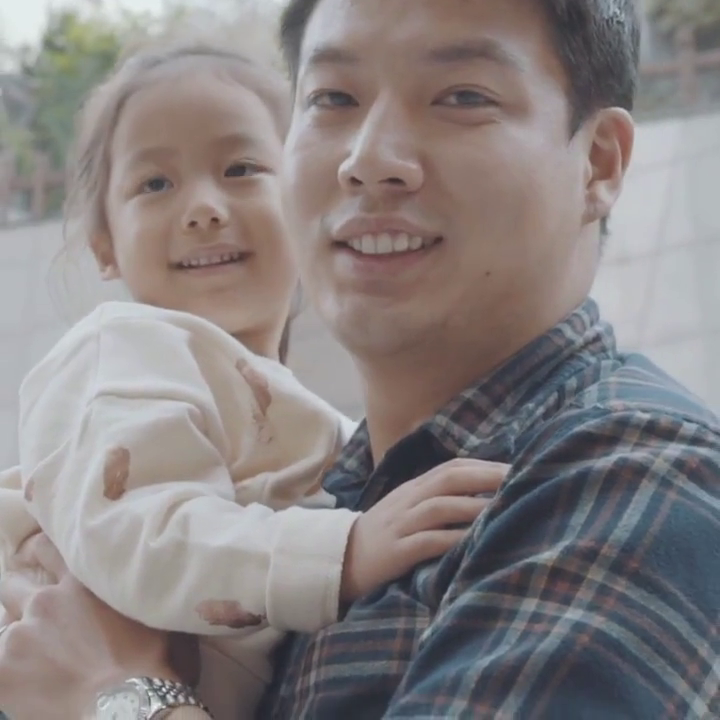
//> input picture frame 28 of FaceDetectionComparison/videos/baby.mp4, 720 x 720 px
$ ./face_detection_opencv_haar   (built with g++ and OpenCV 4)
//> lines starting //> are read from the running program, lines starting //| are printed output that depends on the picture; after the words box and inside, x2 and y2 are one past the last pixel; in counts of white or black regions, pixels touching at a corner belong together
//> further down, frame is the input picture: 720 rows x 720 cols, CV_8UC3; mean B, G, R 129.6, 129.5, 135.8
#include "opencv2/objdetect.hpp"
#include "opencv2/videoio.hpp"
#include "opencv2/highgui.hpp"
#include "opencv2/imgproc.hpp"

#include <iostream>
#include <stdio.h>

using namespace std;
using namespace cv;

/** Global variables */
String faceCascadePath;
CascadeClassifier faceCascade;

void detectFaceOpenCVHaar(CascadeClassifier faceCascade, Mat &frameOpenCVHaar, int inHeight = 300, int inWidth = 0)
{
//> called with inHeight = 300, inWidth = 0
	int frameHeight = frameOpenCVHaar.rows;
//> frameHeight = 720
	int frameWidth = frameOpenCVHaar.cols;
//> frameWidth = 720
	if (!inWidth)
		inWidth = (int)((frameWidth / (float)frameHeight) * inHeight);
//> inWidth = 300

	float scaleHeight = frameHeight / (float)inHeight;
//> scaleHeight = 2.4
	float scaleWidth = frameWidth / (float)inWidth;
//> scaleWidth = 2.4

	Mat frameOpenCVHaarSmall, frameGray;
	resize(frameOpenCVHaar, frameOpenCVHaarSmall, Size(inWidth, inHeight));
	cvtColor(frameOpenCVHaarSmall, frameGray, COLOR_BGR2GRAY);
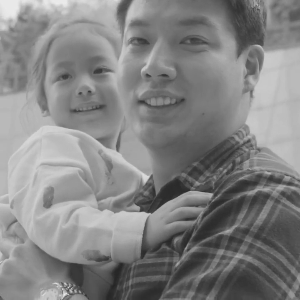
//> frameGray: 300 rows x 300 cols, CV_8UC1; min 37, max 235, mean 131.3

	std::vector<Rect> faces;
	faceCascade.detectMultiScale(frameGray, faces);
//> faces = 1 Rect (x, y, width, height): [36, 39, 91, 91]

	for (size_t i = 0; i < faces.size(); i++)
	{
		int x1 = (int)(faces[i].x * scaleWidth);
		int y1 = (int)(faces[i].y * scaleHeight);
		int x2 = (int)((faces[i].x + faces[i].width) * scaleWidth);
		int y2 = (int)((faces[i].y + faces[i].height) * scaleHeight);
		rectangle(frameOpenCVHaar, Point(x1, y1), Point(x2, y2), Scalar(0, 255, 0), (int)(frameHeight / 150.0), 4);
	}
//> this loop made 1 pass
//> (x1, y1, x2, y2) on pass 1: (86, 93, 304, 312)
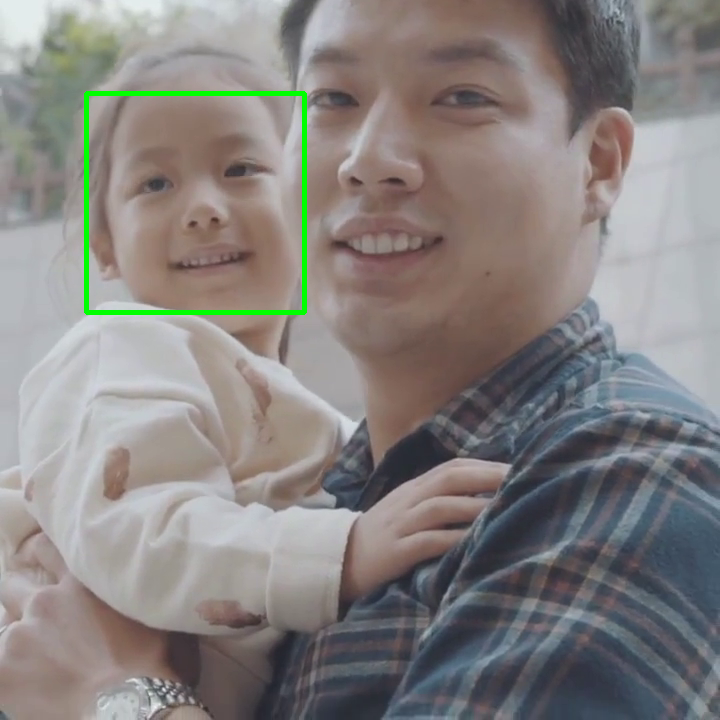
//> frameOpenCVHaar: 720 rows x 720 cols, CV_8UC3; 0.84% of pixels changed, all inside (x1, y1, x2, y2) = (84, 91, 307, 315)
}


int main(int argc, const char** argv)
{
	faceCascadePath = "./haarcascade_frontalface_default.xml";

	if (!faceCascade.load(faceCascadePath)) { printf("--(!)Error loading face cascade\n"); return -1; };

	VideoCapture source;
	//if (argc == 1)
	//	source.open(0);
	//else
		source.open("videos/baby.mp4");
	Mat frame;

	double tt_opencvHaar = 0;
	double fpsOpencvHaar = 0;
	while (1)
	{
		source >> frame;
		if (frame.empty())
			break;
		double t = cv::getTickCount();
		detectFaceOpenCVHaar(faceCascade, frame);
		tt_opencvHaar = ((double)cv::getTickCount() - t) / cv::getTickFrequency();
		fpsOpencvHaar = 1 / tt_opencvHaar;
		putText(frame, format("OpenCV HAAR ; FPS = %.2f", fpsOpencvHaar), Point(10, 50), FONT_HERSHEY_SIMPLEX, 1.4, Scalar(0, 0, 255), 4);
		imshow("OpenCV - HAAR Face Detection", frame);
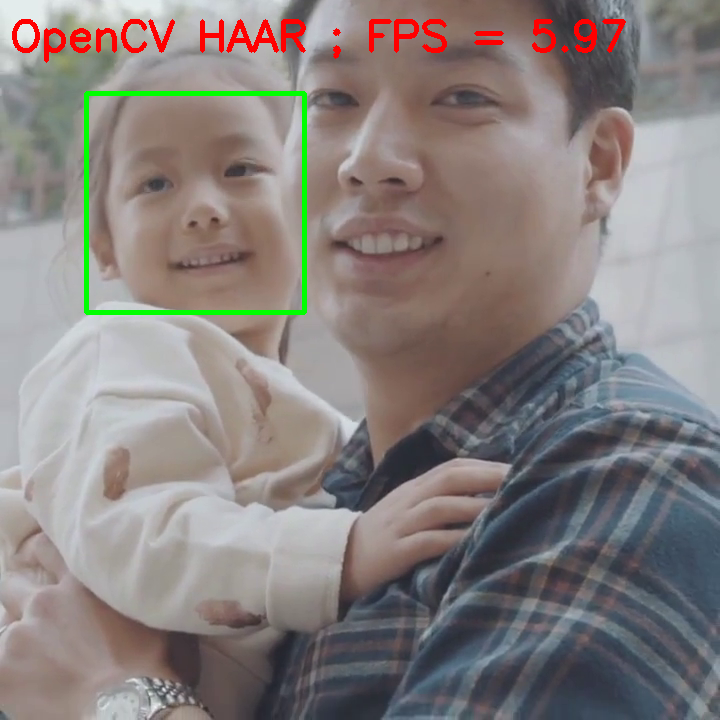
//> window 'OpenCV - HAAR Face Detection': 720 rows x 720 cols, CV_8UC3; mean B, G, R 126.6, 128.6, 135.7
		int k = waitKey(5);
//> the Esc key is pressed
		if (k == 27)
		{
			destroyAllWindows();
			break;
		}
	}
}

$ run again, starting later in the video
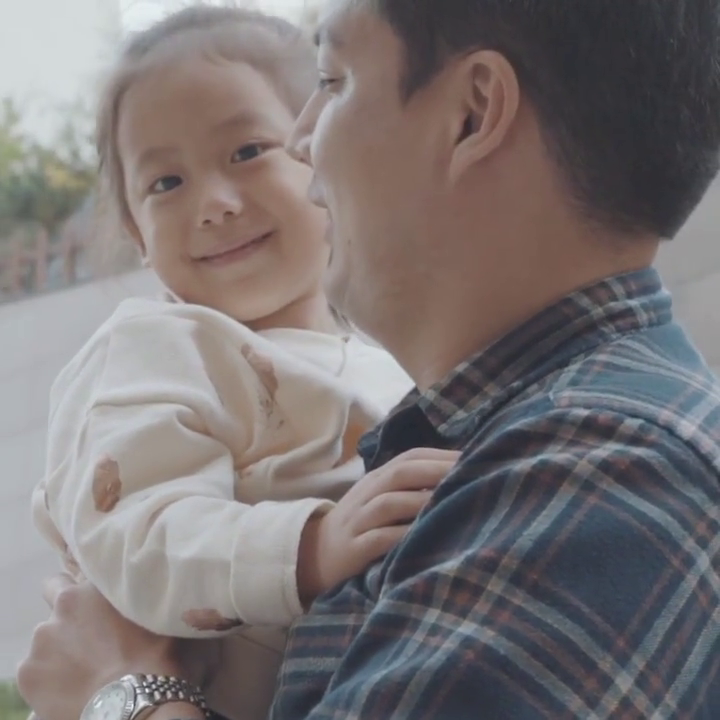
//> input picture frame 126 of FaceDetectionComparison/videos/baby.mp4, 720 x 720 px
//> frame is the input picture: 720 rows x 720 cols, CV_8UC3; mean B, G, R 115.8, 115.2, 121.4
//> in detectFaceOpenCVHaar, `cvtColor(frameOpenCVHaarSmall, frameGray, COLOR_BGR2GRAY);`:
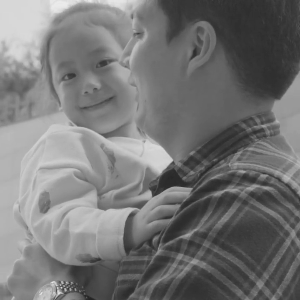
//> frameGray: 300 rows x 300 cols, CV_8UC1; min 36, max 235, mean 117
//> faces = empty
//> `imshow("OpenCV - HAAR Face Detection", frame);`:
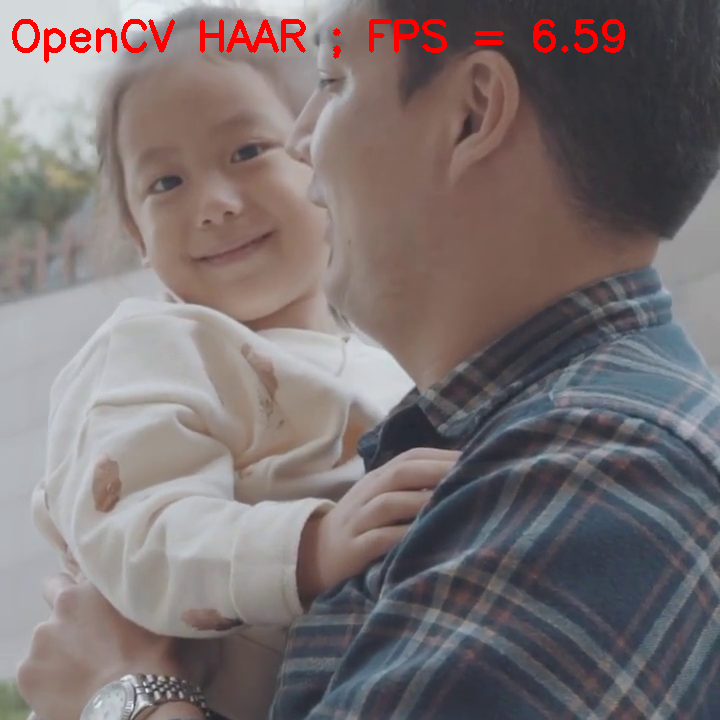
//> window 'OpenCV - HAAR Face Detection': 720 rows x 720 cols, CV_8UC3; mean B, G, R 114.2, 113.6, 123

$ run again, starting later in the video
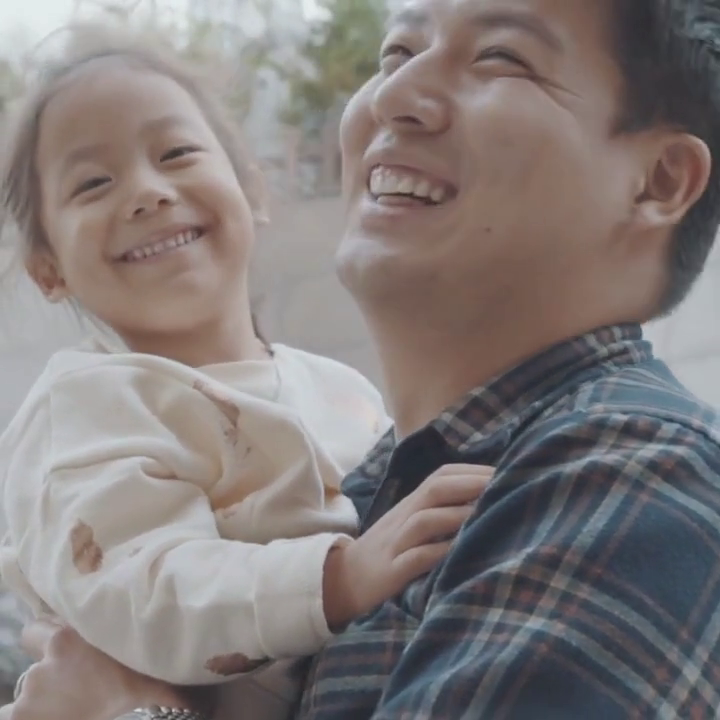
//> input picture frame 224 of FaceDetectionComparison/videos/baby.mp4, 720 x 720 px
//> frame is the input picture: 720 rows x 720 cols, CV_8UC3; mean B, G, R 122, 123, 130.3
//> in detectFaceOpenCVHaar, `cvtColor(frameOpenCVHaarSmall, frameGray, COLOR_BGR2GRAY);`:
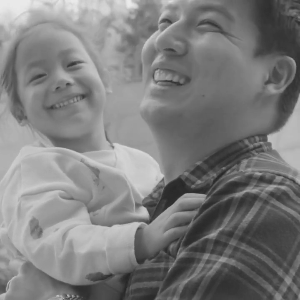
//> frameGray: 300 rows x 300 cols, CV_8UC1; min 37, max 234, mean 125
//> faces = empty
//> `imshow("OpenCV - HAAR Face Detection", frame);`:
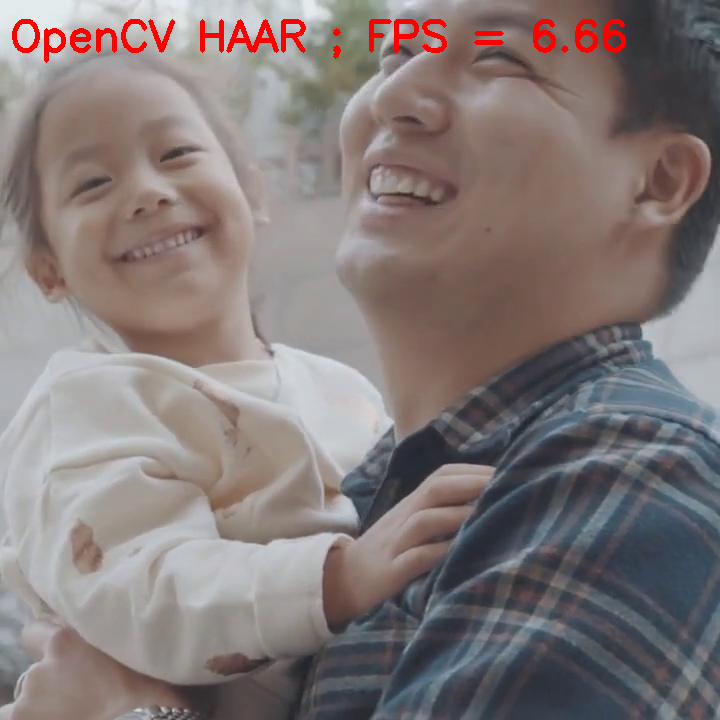
//> window 'OpenCV - HAAR Face Detection': 720 rows x 720 cols, CV_8UC3; mean B, G, R 120.2, 121.1, 131.4
